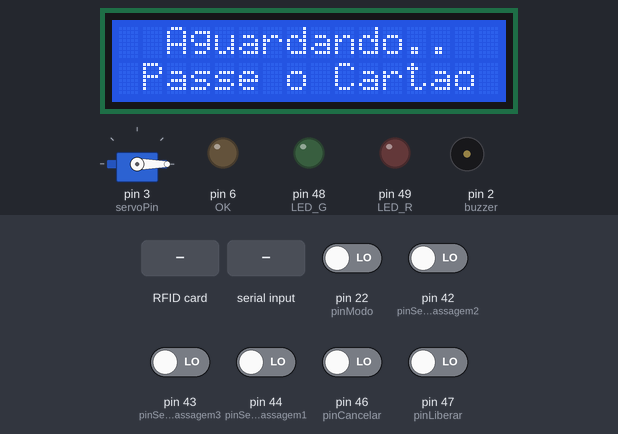
This sketch was run on a simulated Arduino Mega 2560, built with avr-gcc and run on an emulated ATmega2560. Shown: 16×2 character LCD, servo, output pins drawn as LEDs (lit = HIGH), buzzer (waves = sounding, pin HIGH). Inputs (shaded band) come from the test bench; at power-on: pin 22 (pinModo), pin 42 (pinSensorPassagem2), pin 43 (pinSensorPassagem3), pin 44 (pinSensorPassagem1), pin 46 (pinCancelar), pin 47 (pinLiberar) LOW. Pins used as bus, display or sensor lines are not drawn; what the sketch prints to the serial monitor is not drawn.

Above: at 1.3 s.
1.4 s: RFID card 5E 7A 19 C4 held to the reader
At 1.78 s:
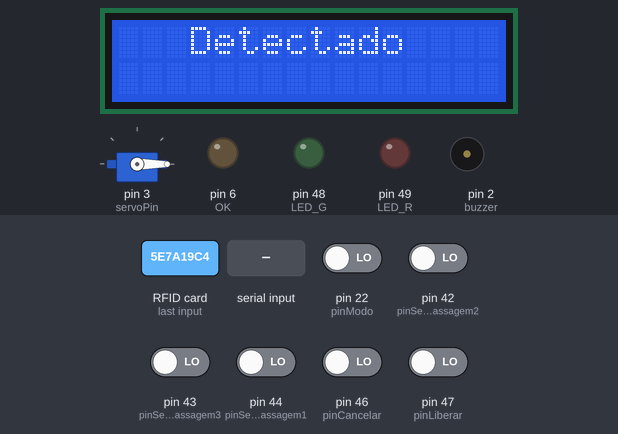
At 3.1 s:
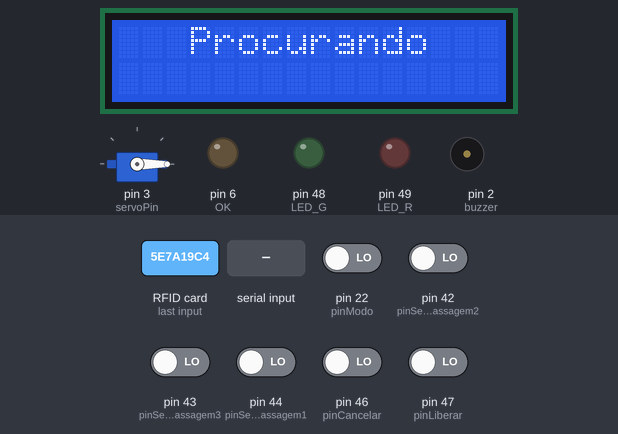
3.4 s: "@\n" received over Serial
At 4.7 s:
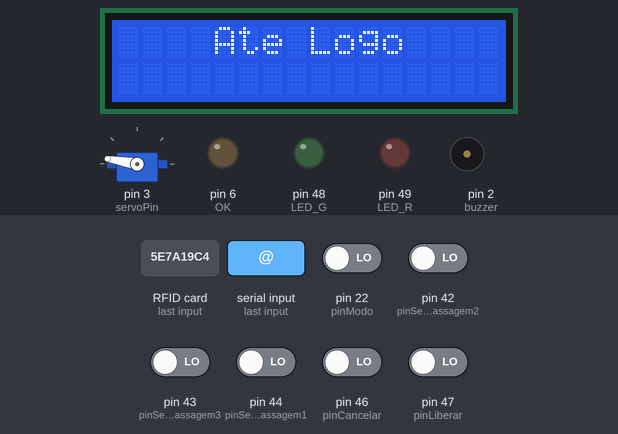
Timing chart, 0 to 13.3 s (numbered marks = the images above; inputs shaded):
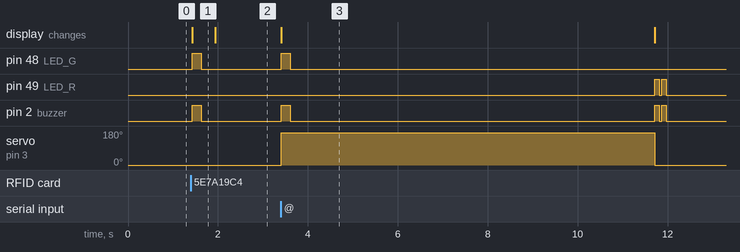

The sketch:

catraca.ino
```cpp
#include <LiquidCrystal.h>
#include <Servo.h>

#include <SPI.h> //INCLUSÃO DE BIBLIOTECA
#include <MFRC522.h> //INCLUSÃO DE BIBLIOTECA

#define SS_PIN 53 //PINO SDA       OK
#define RST_PIN 5 //PINO DE RESET  OK

const int  servoPin = 3; //OK
Servo motor;

MFRC522 rfid(SS_PIN, RST_PIN); //PASSAGEM DE PARÂMETROS REFERENTE AOS PINOS

bool cartaoDetectado;
bool excessao;
bool cancelado;
bool passagemCompleta;
bool tempoExcedido;
bool modo;
long int cartao;
String nomeAluno;
bool reset;
const int tLimite = 8000;
bool falhaCOM;


  const int LED_R = 49; //OK
  const int LED_G = 48; //OK

  const int buzzer = 2; //OK

  const int pinLiberar = 47;
  const int pinCancelar = 46;

  LiquidCrystal lcd(12, 11, 10, 9, 8, 7);  //OK

  const int pinSensorPassagem1 = 44;
  const int pinSensorPassagem2 = 42;
  const int pinSensorPassagem3 = 43;
  const int pinModo = 22;
  int ultPassagem;

void setup()
{
  pinMode(LED_R, OUTPUT);
  pinMode(LED_G, OUTPUT);

  pinMode(buzzer, OUTPUT);

  pinMode(pinLiberar, INPUT);
  pinMode(pinCancelar, INPUT);
  pinMode(pinSensorPassagem1, INPUT);
  pinMode(pinSensorPassagem2, INPUT);
  pinMode(pinSensorPassagem3, INPUT);


  pinMode(pinModo, INPUT);

  modo = digitalRead(pinModo)==1;

  lcd.begin(16, 2);
  reset = true;
  pinMode(6, OUTPUT);  //OK;
  analogWrite(6, 0);

  Serial.begin(9600); //INICIALIZA A SERIAL
  SPI.begin(); //INICIALIZA O BARRAMENTO SPI
  rfid.PCD_Init(); //INICIALIZA MFRC522

  motor.attach(servoPin);
  servo(true);
  if(digitalRead(pinSensorPassagem1)==1)
  {
    ultPassagem = 1;
  }
  else if(digitalRead(pinSensorPassagem2)==1)
  {
    ultPassagem = 2;
  }
  else if(digitalRead(pinSensorPassagem3)==1)
  {
    ultPassagem = 3;
  }
}

void loop()
{

  limparDados();

  mensagemInicial();

  detectarCartao();
  detectarExcessao();

  if(cartaoDetectado)
  {
    if(alunoEncontrado())
    {
      liberarPassagem();
      if(passagemCompleta) registrarPassagem();
      else mensagemErro();
    }
    else
    {
      alunoNaoEncontrado();
    }
  }
  else if (excessao)
  {
    liberarPassagem();
    if(passagemCompleta) registrarPassagem();
    else mensagemErro();
  }


}


void mensagemInicial()
{
  if(reset)
  {
    printCenter("Aguardando..", "Passe o Cartao");
    reset=false;
  }

}

//leitura do RFID
bool detectarCartao()
{

  if (!rfid.PICC_IsNewCardPresent() || !rfid.PICC_ReadCardSerial()) //VERIFICA SE O CARTÃO PRESENTE NO LEITOR É DIFERENTE DO ÚLTIMO CARTÃO LIDO. CASO NÃO SEJA, FAZ
    return; //RETORNA PARA LER NOVAMENTE

  /***INICIO BLOCO DE CÓDIGO RESPONSÁVEL POR GERAR A TAG RFID LIDA***/
  String strID = "";
  for (byte i = 0; i < 4; i++) {
    strID +=
    (rfid.uid.uidByte[i] < 0x10 ? "0" : "") +
    String(rfid.uid.uidByte[i], HEX) +
    (i!=3 ? ":" : "");
  }
  strID.toUpperCase();
  /***FIM DO BLOCO DE CÓDIGO RESPONSÁVEL POR GERAR A TAG RFID LIDA***/
  rfid.PICC_HaltA(); //PARADA DA LEITURA DO CARTÃO
  rfid.PCD_StopCrypto1(); //PARADA DA CRIPTOGRAFIA NO PCD

  cartao = hexStringToInt(strID);
  cartaoDetectado = cartao!=-1;
  if (cartaoDetectado)
  {
    reset = true;
    printCenter("Detectado", "" +cartao);
    sinal(true, true, 200, 1);
    delay(200);
  }
  else
  {
    printCenter("Erro", "Cartão Invalido");
    sinal(false, true, 100, 2);
    delay(2000);
  }

}

int hexStringToInt(String hexString) {
  int result = 0;
  int base = 16; // Base hexadecimal

  // Remove os dois pontos da string
  hexString.replace(":", "");

  for (int i = 0; i < hexString.length(); i++) {
    char c = hexString.charAt(i);
    int digit = hexCharToInt(c);

    if (digit == -1) {
      // Caractere inválido na string hexadecimal
      return -1;
    }

    result = result * base + digit;
  }

  return result;
}

int hexCharToInt(char c) {
  if (c >= '0' && c <= '9') {
    return c - '0';
  } else if (c >= 'A' && c <= 'F') {
    return 10 + c - 'A';
  } else if (c >= 'a' && c <= 'f') {
    return 10 + c - 'a';
  }
  return -1; // Caractere inválido
}


bool isInteger(String str)
{
  for (unsigned int i = 0; i < str.length(); i++)
  {
    if (!isdigit(str.charAt(i)))
    {
      return false;
    }
  }
  return true;
}

//botao liberar apertado
bool detectarExcessao()
{
  excessao = digitalRead(pinLiberar)==1;
  if(excessao) reset = true;
}

bool alunoEncontrado() {
  printCenter("Procurando", "");
   nomeAluno = "";
   Serial.print("?");
   Serial.println(cartao);

  falhaCOM = false;
  long tInicial = millis();
  long tAtual;

  // Aguarda até que uma nova linha seja recebida na porta serial
  while (!Serial.available() && !falhaCOM) {
    tAtual = millis();
    falhaCOM = (tAtual-tInicial) > tLimite;
    delay(10);
  }

  String linha = Serial.readStringUntil('\n');

  if (linha.length() > 0) {
    // Obtém o primeiro caractere da linha
    char primeiroCaractere = linha.charAt(0);

    if (primeiroCaractere == '@') {
      // Se o primeiro caractere for '@', armazena o restante da linha em nomeAluno
      nomeAluno = linha.substring(1);
      cartaoDetectado=true;
      return true;
    } else if (primeiroCaractere == '!') {
      return false;
    }
  }

  // Retorna um valor padrão caso a linha não seja válida
  return false;
}


//comunicação com o BD
bool encontrarAluno()
{
  printCenter("Procurando", "");
   nomeAluno = "";
   Serial.print("?");
   Serial.println(cartao);
   char sinal;
   String serialCont = ""; // Variável para armazenar o conteúdo da porta serial

  // Aguarda até que uma linha completa seja recebida
  while (Serial.available() > 0) {
    char c = Serial.read();

    // Verifica se o caractere atual é um retorno de carro ('\r') ou uma quebra de linha ('\n')
    if (c == '\r' || c == '\n') {
      // Processa a linha recebida
      if (serialCont.length() > 0) {
        sinal = serialCont.charAt(0);

        nomeAluno = "";

        if (sinal == '@')
        {

          for(int i=1; i<serialCont.length(); i++) nomeAluno+=serialCont.charAt(i);

          return true;
        }
        else return false;

        // Limpa a variável para a próxima linha
        serialCont = "";
      }
    } else {
      // Adiciona o caractere à variável serialCont
      serialCont += c;
    }
  }

}

void alunoNaoEncontrado()
{
  if(falhaCOM) printCenter("Erro", "Sem Resposta");
  else printCenter("Erro", "Aluno Invalido");
  sinal(false, true, 100, 2);
  delay(2000);
}

//liberar trava
void liberarPassagem()
{
  servo(false);
  String msg;
  if(modo) msg = "Bem-Vindo(a)";
  else msg = "Ate Logo";
  printCenter(msg, nomeAluno);
  sinal(true, true, 200, 1);

  cancelado = false;
  passagemCompleta = false;
  tempoExcedido = false;
  long tInicial = millis();
  long tAtual;
  do
  {
    tAtual = millis();
    tempoExcedido = (tAtual-tInicial) > tLimite;
    cancelado = digitalRead(pinCancelar)==1;
    passagemCompleta = detectarPassagem();
  }while( !cancelado && !passagemCompleta && !tempoExcedido);
  servo(true);
}

bool detectarPassagem()
{

  if(ultPassagem!=1 && digitalRead(pinSensorPassagem1)==1)
  {
    ultPassagem = 1;
    return true;
  }
  else if(ultPassagem!=2 && digitalRead(pinSensorPassagem2)==1)
  {
    ultPassagem = 2;
    return true;
  }
  else if(ultPassagem!=3 && digitalRead(pinSensorPassagem3)==1)
  {
    ultPassagem = 3;
    return true;
  }
  return false;
}

void mensagemErro()
{
  String mensagem;
  if(cancelado) mensagem = "Cancelado";
  else mensagem = "Tempo Excedido";

  printCenter(mensagem, "");
  sinal(false, true, 100, 2);
  delay(2000);

}

//enviar confirmação para o BD
void registrarPassagem()
{
  sinal(true, true, 200, 1);
  char msg;
  if(modo) msg = '+';
  else msg = '-';

  if(!cartaoDetectado)cartao = 0;

  Serial.print(msg);
  Serial.println(cartao);

}

//limpar dados
void limparDados()
{
  cancelado = false;
  passagemCompleta = false;
  tempoExcedido = false;
  cartaoDetectado = false;
  falhaCOM =  false;
  cartao = 0;
  excessao = false;
  nomeAluno = "";
  modo = digitalRead(pinModo)==1;
}

void sinal(bool cor, bool som, int duracao, int vezes)
{
  int vRed;
  int vGreen;
  int volume;

  if (cor)
  {
    vGreen = 255;
    vRed = 0;
  }
  else
  {
    vGreen = 0;
    vRed = 255;
  }

  if(som) volume = 255;
  else volume = 0;

  for(int i=0; i<vezes; i++)
  {
    analogWrite(LED_R, vRed);
    analogWrite(LED_G, vGreen);
    analogWrite(buzzer, volume);

    delay(duracao);

    analogWrite(LED_R, 0);
    analogWrite(LED_G, 0);
    analogWrite(buzzer, 0);

    delay(duracao/2);
  }
 }

 void printCenter(String line0, String line1)
{
  lcd.clear();
  int pos = (16-line0.length())/2;
  if(pos<0) pos = 0;
  lcd.setCursor(pos, 0);
  lcd.print(line0);
  pos = (16-line1.length())/2;
  if(pos<0) pos = 0;
  lcd.setCursor(pos, 1);
  lcd.print(line1);
}

void servo(bool status)
{
  if(status) motor.write(0);
  else motor.write(170);
}
```

Measured:
- after the input at 1.4 s, pin 48 (LED_G), pin 2 (buzzer): LOW → HIGH at once, → LOW 0.20 s later; the display: changes at once (image 1)
- after the input at 3.4 s, pin 48 (LED_G): LOW → HIGH at once, → LOW 0.20 s later; servo on pin 3 (servoPin): 0° → 170° at once, → 0° 8.3 s later; the display: changes at once (image 3)
- what the display in image 1 shows lasts 0.5 s, from 1.4 s to 1.9 s
